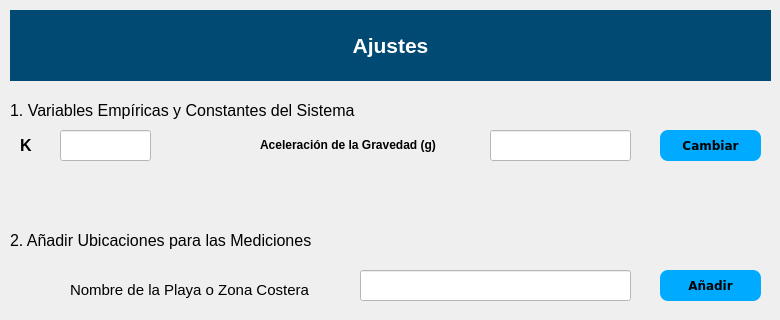
             <widget class="QWidget" name="page_ajustes">
              <widget class="QLabel" name="label_9">
               <property name="geometry">
                <rect>
                 <x>10</x>
                 <y>10</y>
                 <width>761</width>
                 <height>71</height>
                </rect>
               </property>
               <property name="styleSheet">
                <string notr="true">background-color: rgb(0,74,116);
color: rgb(255, 255, 255);</string>
               </property>
               <property name="text">
                <string>&lt;html&gt;&lt;head/&gt;&lt;body&gt;&lt;p align=&quot;center&quot;&gt;&lt;span style=&quot; font-size:16pt; font-weight:600;&quot;&gt;Ajustes&lt;/span&gt;&lt;/p&gt;&lt;/body&gt;&lt;/html&gt;</string>
               </property>
              </widget>
              <widget class="QLabel" name="label_10">
               <property name="geometry">
                <rect>
                 <x>10</x>
                 <y>10</y>
                 <width>71</width>
                 <height>71</height>
                </rect>
               </property>
               <property name="styleSheet">
                <string notr="true">background-color: #000000ff;</string>
               </property>
               <property name="text">
                <string/>
               </property>
               <property name="pixmap">
                <pixmap>ajustes.png</pixmap>
               </property>
               <property name="scaledContents">
                <bool>true</bool>
               </property>
              </widget>
              <widget class="QLabel" name="label_11">
               <property name="geometry">
                <rect>
                 <x>10</x>
                 <y>90</y>
                 <width>371</width>
                 <height>41</height>
                </rect>
               </property>
               <property name="text">
                <string>&lt;html&gt;&lt;head/&gt;&lt;body&gt;&lt;p&gt;&lt;span style=&quot; font-size:12pt;&quot;&gt;1. Variables Empíricas y Constantes del Sistema&lt;/span&gt;&lt;/p&gt;&lt;/body&gt;&lt;/html&gt;</string>
               </property>
              </widget>
              <widget class="QLabel" name="label_12">
               <property name="geometry">
                <rect>
                 <x>20</x>
                 <y>130</y>
                 <width>41</width>
                 <height>31</height>
                </rect>
               </property>
               <property name="text">
                <string>&lt;html&gt;&lt;head/&gt;&lt;body&gt;&lt;p&gt;&lt;span style=&quot; font-size:12pt; font-weight:600;&quot;&gt;K&lt;/span&gt;&lt;/p&gt;&lt;/body&gt;&lt;/html&gt;</string>
               </property>
              </widget>
              <widget class="QLineEdit" name="lineEdit_K">
               <property name="geometry">
                <rect>
                 <x>60</x>
                 <y>130</y>
                 <width>91</width>
                 <height>31</height>
                </rect>
               </property>
               <property name="styleSheet">
                <string notr="true">background-color: rgb(255, 255, 255);</string>
               </property>
              </widget>
              <widget class="QLabel" name="label_13">
               <property name="geometry">
                <rect>
                 <x>260</x>
                 <y>130</y>
                 <width>221</width>
                 <height>31</height>
                </rect>
               </property>
               <property name="text">
                <string>&lt;html&gt;&lt;head/&gt;&lt;body&gt;&lt;p&gt;&lt;span style=&quot; font-size:9pt; font-weight:600;&quot;&gt;Aceleración de la Gravedad (g)&lt;/span&gt;&lt;/p&gt;&lt;/body&gt;&lt;/html&gt;</string>
               </property>
              </widget>
              <widget class="QLineEdit" name="lineEdit_g">
               <property name="geometry">
                <rect>
                 <x>490</x>
                 <y>130</y>
                 <width>141</width>
                 <height>31</height>
                </rect>
               </property>
               <property name="styleSheet">
                <string notr="true">background-color: rgb(255, 255, 255);</string>
               </property>
              </widget>
              <widget class="QPushButton" name="ButtonCambiarVar">
               <property name="geometry">
                <rect>
                 <x>660</x>
                 <y>130</y>
                 <width>101</width>
                 <height>31</height>
                </rect>
               </property>
               <property name="font">
                <font>
                 <family>Verdana</family>
                 <pointsize>9</pointsize>
                 <weight>75</weight>
                 <bold>true</bold>
                </font>
               </property>
               <property name="styleSheet">
                <string notr="true">QPushButton{
background-color: rgb(0, 170, 255);
border-radius:8px;
}

QPushButton:hover{
background-color: rgb(0, 196, 255);
border-top-left-radius:12px;
border-bottom-left-radius:12px;

}</string>
               </property>
               <property name="text">
                <string>Cambiar</string>
               </property>
               <property name="icon">
                <iconset>
                 <normaloff>compose_edit_modify_icon_177770.png</normaloff>compose_edit_modify_icon_177770.png</iconset>
               </property>
               <property name="iconSize">
                <size>
                 <width>30</width>
                 <height>30</height>
                </size>
               </property>
              </widget>
              <widget class="QLabel" name="label_14">
               <property name="geometry">
                <rect>
                 <x>10</x>
                 <y>220</y>
                 <width>371</width>
                 <height>41</height>
                </rect>
               </property>
               <property name="text">
                <string>&lt;html&gt;&lt;head/&gt;&lt;body&gt;&lt;p&gt;&lt;span style=&quot; font-size:12pt;&quot;&gt;2. Añadir Ubicaciones para las Mediciones&lt;/span&gt;&lt;/p&gt;&lt;/body&gt;&lt;/html&gt;</string>
               </property>
              </widget>
              <widget class="QLabel" name="label_15">
               <property name="geometry">
                <rect>
                 <x>70</x>
                 <y>270</y>
                 <width>241</width>
                 <height>41</height>
                </rect>
               </property>
               <property name="text">
                <string>&lt;html&gt;&lt;head/&gt;&lt;body&gt;&lt;p&gt;&lt;span style=&quot; font-size:11pt;&quot;&gt;Nombre de la Playa o Zona Costera&lt;/span&gt;&lt;/p&gt;&lt;/body&gt;&lt;/html&gt;</string>
               </property>
              </widget>
              <widget class="QLineEdit" name="lineEdit_AddUbicacion">
               <property name="geometry">
                <rect>
                 <x>360</x>
                 <y>270</y>
                 <width>271</width>
                 <height>31</height>
                </rect>
               </property>
               <property name="styleSheet">
                <string notr="true">background-color: rgb(255, 255, 255);</string>
               </property>
              </widget>
              <widget class="QPushButton" name="Button_10">
               <property name="geometry">
                <rect>
                 <x>660</x>
                 <y>270</y>
                 <width>101</width>
                 <height>31</height>
                </rect>
               </property>
               <property name="font">
                <font>
                 <family>Verdana</family>
                 <pointsize>9</pointsize>
                 <weight>75</weight>
                 <bold>true</bold>
                </font>
               </property>
               <property name="styleSheet">
                <string notr="true">QPushButton{
background-color: rgb(0, 170, 255);
border-radius:8px;
}

QPushButton:hover{
background-color: rgb(0, 196, 255);
border-top-left-radius:12px;
border-bottom-left-radius:12px;

}</string>
               </property>
               <property name="text">
                <string>Añadir</string>
               </property>
               <property name="icon">
                <iconset>
                 <normaloff>new-document-icon-16.png</normaloff>new-document-icon-16.png</iconset>
               </property>
               <property name="iconSize">
                <size>
                 <width>30</width>
                 <height>30</height>
                </size>
               </property>
              </widget>
             </widget>
